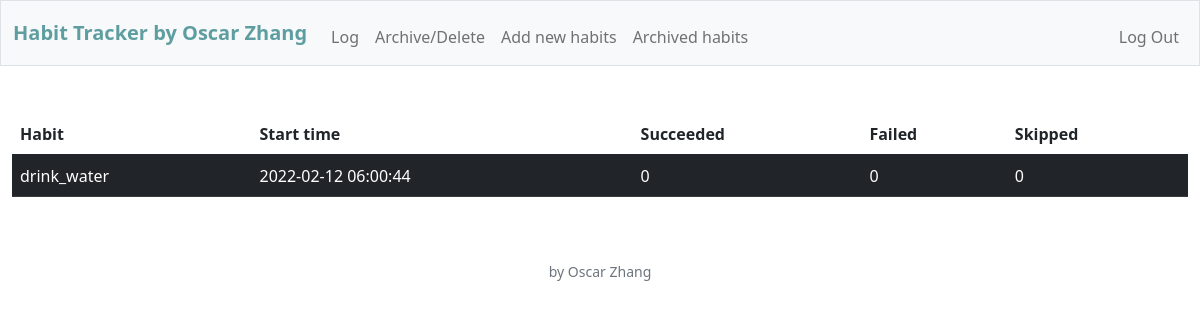
Screenshot of /archived (signed in) with the database file from the repository.
### tables this page shows
CREATE TABLE habit (id INTEGER, user_id INTEGER NOT NULL, habit TEXT NOT NULL, stime DATETIME DEFAULT CURRENT_TIMESTAMP, times INTEGER NOT NULL, fails INTEGER NOT NULL, skips INTEGER NOT NULL, type TEXT NOT NULL, color TEXT NOT NULL, FOREIGN KEY(user_id) REFERENCES users(id), PRIMARY KEY(id));

### app.py (the view)
@app.route("/archived")
@login_required
def archived():
    habits = db.execute("SELECT habit, stime, times, fails, skips, color FROM habit WHERE user_id = ? AND type = 'archive'", session["user_id"])
    return render_template("archived.html", habits=habits)

### app.py (called while the page is built)
@app.after_request
def after_request(response):
    response.headers["Cache-Control"] = "no-cache, no-store, must-revalidate"
    response.headers["Expires"] = 0
    response.headers["Pragma"] = "no-cache"
    return response

### helpers.py (called while the page is built)
def login_required(f):
    @wraps(f)
    def decorated_function(*args, **kwargs):
        if session.get("user_id") is None:
            return redirect("/login")
        return f(*args, **kwargs)
    return decorated_function

### templates/archived.html (shortened to what this page needs)
{% extends "layout.html" %}
{% block main %}
    <table class="table tablestriped">
        <thead>
            <tr>
                <th class="text-start">Habit</th>
                <th class="text-start">Start time</th>
                <th class="text-start">Succeeded</th>
                <th class="text-start">Failed</th>
                <th class="text-start">Skipped</th>
            </tr>
        </thead>
        <tbody>
            {% for habit in habits %}
                {% if habit.color == 'black' %}
                    <tr class="table-dark">
                        <td class="text-start">{{ habit.habit }}</th>
                        <td class="text-start">{{ habit.stime }}</th>
                        <td class="text-start">{{ habit.times }}</th>
                        <td class="text-start">{{ habit.fails }}</th>
                        <td class="text-start">{{ habit.skips }}</th>
                    </tr>
                {% endif %}
            {% endfor %}
        </tbody>
    </table>
{% endblock %}

### rows the page displays
habit: habit "drink_water", stime "2022-02-12 06:00:44", times "0", fails "0", skips "0"
